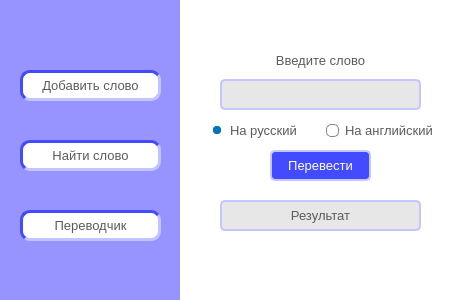
<?xml version="1.0" encoding="UTF-8"?>
<ui version="4.0">
 <class>MainWindow</class>
 <widget class="QMainWindow" name="MainWindow">
  <property name="geometry">
   <rect>
    <x>0</x>
    <y>0</y>
    <width>461</width>
    <height>300</height>
   </rect>
  </property>
  <property name="minimumSize">
   <size>
    <width>461</width>
    <height>300</height>
   </size>
  </property>
  <property name="maximumSize">
   <size>
    <width>461</width>
    <height>300</height>
   </size>
  </property>
  <property name="font">
   <font>
    <family>Arial</family>
    <pointsize>10</pointsize>
   </font>
  </property>
  <property name="windowTitle">
   <string>Lang-Guru</string>
  </property>
  <widget class="QWidget" name="centralwidget">
   <widget class="QWidget" name="newWord_widget" native="true">
    <property name="geometry">
     <rect>
      <x>180</x>
      <y>0</y>
      <width>281</width>
      <height>301</height>
     </rect>
    </property>
    <property name="styleSheet">
     <string notr="true">background-color: rgb(255, 255, 255);</string>
    </property>
    <widget class="QLineEdit" name="writeEnglish">
     <property name="geometry">
      <rect>
       <x>30</x>
       <y>90</y>
       <width>221</width>
       <height>31</height>
      </rect>
     </property>
     <property name="font">
      <font>
       <family>Arial</family>
       <pointsize>10</pointsize>
      </font>
     </property>
     <property name="styleSheet">
      <string notr="true">background-color: rgb(231, 231, 231);
border: 2px solid rgb(197, 197, 255);
border-radius: 10px;</string>
     </property>
     <property name="inputMethodHints">
      <set>Qt::ImhNone</set>
     </property>
     <property name="inputMask">
      <string/>
     </property>
     <property name="alignment">
      <set>Qt::AlignCenter</set>
     </property>
     <property name="clearButtonEnabled">
      <bool>false</bool>
     </property>
    </widget>
    <widget class="QLineEdit" name="writeRussian">
     <property name="geometry">
      <rect>
       <x>30</x>
       <y>160</y>
       <width>221</width>
       <height>31</height>
      </rect>
     </property>
     <property name="font">
      <font>
       <family>Arial</family>
       <pointsize>10</pointsize>
      </font>
     </property>
     <property name="styleSheet">
      <string notr="true">background-color: rgb(231, 231, 231);
border: 2px solid rgb(197, 197, 255);
border-radius: 10px;</string>
     </property>
     <property name="alignment">
      <set>Qt::AlignCenter</set>
     </property>
    </widget>
    <widget class="QLabel" name="en_label">
     <property name="geometry">
      <rect>
       <x>30</x>
       <y>70</y>
       <width>221</width>
       <height>20</height>
      </rect>
     </property>
     <property name="font">
      <font>
       <family>Arial</family>
       <pointsize>10</pointsize>
      </font>
     </property>
     <property name="styleSheet">
      <string notr="true">color: rgb(91, 91, 91);</string>
     </property>
     <property name="text">
      <string>Английский язык</string>
     </property>
     <property name="alignment">
      <set>Qt::AlignCenter</set>
     </property>
    </widget>
    <widget class="QLabel" name="ru_label">
     <property name="geometry">
      <rect>
       <x>30</x>
       <y>140</y>
       <width>221</width>
       <height>20</height>
      </rect>
     </property>
     <property name="font">
      <font>
       <family>Arial</family>
       <pointsize>10</pointsize>
      </font>
     </property>
     <property name="styleSheet">
      <string notr="true">color: rgb(91, 91, 91);</string>
     </property>
     <property name="text">
      <string>Русский язык</string>
     </property>
     <property name="alignment">
      <set>Qt::AlignCenter</set>
     </property>
    </widget>
    <widget class="QPushButton" name="newWord_button">
     <property name="geometry">
      <rect>
       <x>90</x>
       <y>220</y>
       <width>101</width>
       <height>31</height>
      </rect>
     </property>
     <property name="font">
      <font>
       <family>Arial</family>
       <pointsize>10</pointsize>
      </font>
     </property>
     <property name="styleSheet">
      <string notr="true">QPushButton {
	background-color: rgb(66, 75, 255);
	color: rgb(255, 255, 255);
	border: 2px solid rgb(197, 197, 255);
	border-radius: 5px;
}

QPushButton:hover {
	background-color: rgb(85, 0, 255);
}

QPushButton:pressed {
	color: rgb(85, 0, 255);
	background-color: rgb(255, 255, 255);
	border: 2px solid rgb(85, 0, 255);
}</string>
     </property>
     <property name="text">
      <string>Добавить</string>
     </property>
    </widget>
   </widget>
   <widget class="QWidget" name="buttons_widget" native="true">
    <property name="geometry">
     <rect>
      <x>0</x>
      <y>0</y>
      <width>181</width>
      <height>301</height>
     </rect>
    </property>
    <property name="styleSheet">
     <string notr="true">background-color: rgb(151, 147, 255);</string>
    </property>
    <widget class="QPushButton" name="newWord_btn">
     <property name="geometry">
      <rect>
       <x>20</x>
       <y>70</y>
       <width>141</width>
       <height>31</height>
      </rect>
     </property>
     <property name="font">
      <font>
       <family>Arial</family>
       <pointsize>10</pointsize>
      </font>
     </property>
     <property name="styleSheet">
      <string notr="true">QPushButton {
	background-color: rgb(255, 255, 255);
	border: 3px inset rgb(66, 75, 255);
	border-radius: 10px;
	color: rgb(91, 91, 91);
	position: absolute;
}

QPushButton:hover {
	background-color: rgb(199, 253, 255);
	color: rgb(0, 0, 0);
}

QPushButton:pressed {
	background-color: rgb(139, 141, 255);
	color: rgb(255, 255, 255);
}</string>
     </property>
     <property name="text">
      <string>Добавить слово</string>
     </property>
    </widget>
    <widget class="QPushButton" name="searchWord_btn">
     <property name="geometry">
      <rect>
       <x>20</x>
       <y>140</y>
       <width>141</width>
       <height>31</height>
      </rect>
     </property>
     <property name="font">
      <font>
       <family>Arial</family>
       <pointsize>10</pointsize>
      </font>
     </property>
     <property name="styleSheet">
      <string notr="true">QPushButton {
	background-color: rgb(255, 255, 255);
	border: 3px inset rgb(66, 75, 255);
	border-radius: 10px;
	color: rgb(91, 91, 91);
	position: absolute;
}

QPushButton:hover {
	background-color: rgb(199, 253, 255);
	color: rgb(0, 0, 0);
}

QPushButton:pressed {
	background-color: rgb(139, 141, 255);
	color: rgb(255, 255, 255);
}</string>
     </property>
     <property name="text">
      <string>Найти слово</string>
     </property>
    </widget>
    <widget class="QPushButton" name="translateMenu_btn">
     <property name="geometry">
      <rect>
       <x>20</x>
       <y>210</y>
       <width>141</width>
       <height>31</height>
      </rect>
     </property>
     <property name="font">
      <font>
       <family>Arial</family>
       <pointsize>10</pointsize>
      </font>
     </property>
     <property name="styleSheet">
      <string notr="true">QPushButton {
	background-color: rgb(255, 255, 255);
	border: 3px inset rgb(66, 75, 255);
	border-radius: 10px;
	color: rgb(91, 91, 91);
	position: absolute;
}

QPushButton:hover {
	background-color: rgb(199, 253, 255);
	color: rgb(0, 0, 0);
}

QPushButton:pressed {
	background-color: rgb(139, 141, 255);
	color: rgb(255, 255, 255);
}</string>
     </property>
     <property name="text">
      <string>Переводчик</string>
     </property>
    </widget>
   </widget>
   <widget class="QWidget" name="searchWord_widget" native="true">
    <property name="enabled">
     <bool>true</bool>
    </property>
    <property name="geometry">
     <rect>
      <x>180</x>
      <y>0</y>
      <width>281</width>
      <height>301</height>
     </rect>
    </property>
    <property name="layoutDirection">
     <enum>Qt::LeftToRight</enum>
    </property>
    <property name="styleSheet">
     <string notr="true">background-color: rgb(255, 255, 255);</string>
    </property>
    <widget class="QTableWidget" name="wordList">
     <property name="geometry">
      <rect>
       <x>20</x>
       <y>130</y>
       <width>241</width>
       <height>151</height>
      </rect>
     </property>
     <property name="font">
      <font>
       <family>Arial</family>
       <pointsize>10</pointsize>
      </font>
     </property>
     <property name="layoutDirection">
      <enum>Qt::LeftToRight</enum>
     </property>
     <property name="autoFillBackground">
      <bool>false</bool>
     </property>
     <property name="styleSheet">
      <string notr="true">background-color: rgb(231, 231, 231);
border-top: 1px solid rgb(151, 147, 255);
color: rgb(91, 91, 91);</string>
     </property>
     <property name="sizeAdjustPolicy">
      <enum>QAbstractScrollArea::AdjustIgnored</enum>
     </property>
     <attribute name="horizontalHeaderStretchLastSection">
      <bool>true</bool>
     </attribute>
     <attribute name="verticalHeaderStretchLastSection">
      <bool>false</bool>
     </attribute>
     <column>
      <property name="text">
       <string>Русский</string>
      </property>
      <property name="font">
       <font>
        <family>Arial</family>
        <pointsize>10</pointsize>
       </font>
      </property>
     </column>
     <column>
      <property name="text">
       <string>Английский</string>
      </property>
      <property name="font">
       <font>
        <family>Arial</family>
        <pointsize>10</pointsize>
        <weight>50</weight>
        <bold>false</bold>
       </font>
      </property>
     </column>
    </widget>
    <widget class="QRadioButton" name="en_check">
     <property name="geometry">
      <rect>
       <x>20</x>
       <y>20</y>
       <width>121</width>
       <height>21</height>
      </rect>
     </property>
     <property name="font">
      <font>
       <family>Arial</family>
       <pointsize>10</pointsize>
      </font>
     </property>
     <property name="layoutDirection">
      <enum>Qt::LeftToRight</enum>
     </property>
     <property name="styleSheet">
      <string notr="true">QRadioButton {
color: rgb(91, 91, 91);
}

QRadioButton::indicator {
width: 11px;
height: 11px;
border-radius: 5px;
}

QRadioButton::indicator::unchecked{ 
border: 1px solid; 
border-color: rgb(132,132,132);
border-radius: 5px;
background-color: white; 
width: 11px; 
height: 11px; 
}

QRadioButton::indicator::checked{ 
border: 3px solid; 
border-color: white;
border-radius: 6px;
background-color: rgb(0,116,188); 
width: 7px; 
height: 7px; 
}</string>
     </property>
     <property name="text">
      <string>Английский язык</string>
     </property>
    </widget>
    <widget class="QRadioButton" name="ru_check">
     <property name="geometry">
      <rect>
       <x>150</x>
       <y>20</y>
       <width>111</width>
       <height>20</height>
      </rect>
     </property>
     <property name="font">
      <font>
       <family>Arial</family>
       <pointsize>10</pointsize>
      </font>
     </property>
     <property name="layoutDirection">
      <enum>Qt::LeftToRight</enum>
     </property>
     <property name="autoFillBackground">
      <bool>false</bool>
     </property>
     <property name="styleSheet">
      <string notr="true">QRadioButton {
color: rgb(91, 91, 91);
}

QRadioButton::indicator {
width: 11px;
height: 11px;
border-radius: 5px;
}

QRadioButton::indicator::unchecked{ 
border: 1px solid; 
border-color: rgb(132,132,132);
border-radius: 5px;
background-color: white; 
width: 11px; 
height: 11px; 
}

QRadioButton::indicator::checked{ 
border: 3px solid; 
border-color: white;
border-radius: 6px;
background-color: rgb(0,116,188); 
width: 8px; 
height: 8px; 
}</string>
     </property>
     <property name="text">
      <string>Русский язык</string>
     </property>
     <property name="checkable">
      <bool>true</bool>
     </property>
     <property name="checked">
      <bool>true</bool>
     </property>
    </widget>
    <widget class="QLineEdit" name="search_line">
     <property name="geometry">
      <rect>
       <x>20</x>
       <y>50</y>
       <width>171</width>
       <height>31</height>
      </rect>
     </property>
     <property name="font">
      <font>
       <family>Arial</family>
       <pointsize>10</pointsize>
      </font>
     </property>
     <property name="styleSheet">
      <string notr="true">background-color: rgb(231, 231, 231);
border: 2px solid rgb(197, 197, 255);
border-radius: 5px;</string>
     </property>
     <property name="alignment">
      <set>Qt::AlignLeading|Qt::AlignLeft|Qt::AlignVCenter</set>
     </property>
    </widget>
    <widget class="QPushButton" name="search_btn">
     <property name="geometry">
      <rect>
       <x>200</x>
       <y>50</y>
       <width>61</width>
       <height>31</height>
      </rect>
     </property>
     <property name="font">
      <font>
       <family>Arial</family>
       <pointsize>10</pointsize>
      </font>
     </property>
     <property name="styleSheet">
      <string notr="true">QPushButton {
	background-color: rgb(66, 75, 255);
	color: rgb(255, 255, 255);
	border: 2px solid rgb(197, 197, 255);
	border-radius: 5px;
}

QPushButton:hover {
	background-color: rgb(85, 0, 255);
}

QPushButton:pressed {
	color: rgb(85, 0, 255);
	background-color: rgb(255, 255, 255);
	border: 2px solid rgb(85, 0, 255);
}</string>
     </property>
     <property name="text">
      <string>Найти</string>
     </property>
    </widget>
    <widget class="QPushButton" name="allWords_btn">
     <property name="geometry">
      <rect>
       <x>100</x>
       <y>90</y>
       <width>81</width>
       <height>31</height>
      </rect>
     </property>
     <property name="styleSheet">
      <string notr="true">QPushButton {
	background-color: rgb(66, 75, 255);
	color: rgb(255, 255, 255);
	border: 2px solid rgb(197, 197, 255);
	border-radius: 5px;
}

QPushButton:hover {
	background-color: rgb(85, 0, 255);
}

QPushButton:pressed {
	color: rgb(85, 0, 255);
	background-color: rgb(255, 255, 255);
	border: 2px solid rgb(85, 0, 255);
}</string>
     </property>
     <property name="text">
      <string>Все слова</string>
     </property>
    </widget>
   </widget>
   <widget class="QWidget" name="translate_widget" native="true">
    <property name="geometry">
     <rect>
      <x>180</x>
      <y>0</y>
      <width>281</width>
      <height>301</height>
     </rect>
    </property>
    <property name="styleSheet">
     <string notr="true">background-color: rgb(255, 255, 255);</string>
    </property>
    <widget class="QRadioButton" name="trans_to_ru">
     <property name="geometry">
      <rect>
       <x>30</x>
       <y>120</y>
       <width>91</width>
       <height>21</height>
      </rect>
     </property>
     <property name="font">
      <font>
       <family>Arial</family>
       <pointsize>10</pointsize>
      </font>
     </property>
     <property name="styleSheet">
      <string notr="true">QRadioButton {
color: rgb(91, 91, 91);
}

QRadioButton::indicator {
width: 11px;
height: 11px;
border-radius: 5px;
}

QRadioButton::indicator::unchecked{ 
border: 1px solid; 
border-color: rgb(132,132,132);
border-radius: 5px;
background-color: white; 
width: 11px; 
height: 11px; 
}

QRadioButton::indicator::checked{ 
border: 3px solid; 
border-color: white;
border-radius: 6px;
background-color: rgb(0,116,188); 
width: 8px; 
height: 8px; 
}</string>
     </property>
     <property name="text">
      <string>На русский</string>
     </property>
     <property name="checked">
      <bool>true</bool>
     </property>
    </widget>
    <widget class="QRadioButton" name="trans_to_en">
     <property name="geometry">
      <rect>
       <x>146</x>
       <y>120</y>
       <width>111</width>
       <height>21</height>
      </rect>
     </property>
     <property name="font">
      <font>
       <family>Arial</family>
       <pointsize>10</pointsize>
      </font>
     </property>
     <property name="styleSheet">
      <string notr="true">QRadioButton {
color: rgb(91, 91, 91);
}

QRadioButton::indicator {
width: 11px;
height: 11px;
border-radius: 5px;
}

QRadioButton::indicator::unchecked{ 
border: 1px solid; 
border-color: rgb(132,132,132);
border-radius: 5px;
background-color: white; 
width: 11px; 
height: 11px; 
}

QRadioButton::indicator::checked{ 
border: 3px solid; 
border-color: white;
border-radius: 6px;
background-color: rgb(0,116,188); 
width: 8px; 
height: 8px; 
}</string>
     </property>
     <property name="text">
      <string>На английский</string>
     </property>
    </widget>
    <widget class="QPushButton" name="translate_btn">
     <property name="geometry">
      <rect>
       <x>90</x>
       <y>150</y>
       <width>101</width>
       <height>31</height>
      </rect>
     </property>
     <property name="font">
      <font>
       <family>Arial</family>
       <pointsize>10</pointsize>
      </font>
     </property>
     <property name="styleSheet">
      <string notr="true">QPushButton {
	background-color: rgb(66, 75, 255);
	color: rgb(255, 255, 255);
	border: 2px solid rgb(197, 197, 255);
	border-radius: 5px;
}

QPushButton:hover {
	background-color: rgb(85, 0, 255);
}

QPushButton:pressed {
	color: rgb(85, 0, 255);
	background-color: rgb(255, 255, 255);
	border: 2px solid rgb(85, 0, 255);
}</string>
     </property>
     <property name="text">
      <string>Перевести</string>
     </property>
    </widget>
    <widget class="QLabel" name="result_label">
     <property name="geometry">
      <rect>
       <x>40</x>
       <y>200</y>
       <width>201</width>
       <height>31</height>
      </rect>
     </property>
     <property name="font">
      <font>
       <family>Arial</family>
       <pointsize>10</pointsize>
      </font>
     </property>
     <property name="styleSheet">
      <string notr="true">background-color: rgb(231, 231, 231);
border: 2px solid rgb(197, 197, 255);
border-radius: 5px;
color: rgb(91, 91, 91);</string>
     </property>
     <property name="text">
      <string>Результат</string>
     </property>
     <property name="alignment">
      <set>Qt::AlignCenter</set>
     </property>
    </widget>
    <widget class="QLabel" name="label">
     <property name="geometry">
      <rect>
       <x>90</x>
       <y>50</y>
       <width>101</width>
       <height>20</height>
      </rect>
     </property>
     <property name="font">
      <font>
       <family>Arial</family>
       <pointsize>10</pointsize>
      </font>
     </property>
     <property name="styleSheet">
      <string notr="true">color: rgb(91, 91, 91);
</string>
     </property>
     <property name="text">
      <string>Введите слово</string>
     </property>
     <property name="alignment">
      <set>Qt::AlignCenter</set>
     </property>
    </widget>
    <widget class="QLineEdit" name="lineEdit">
     <property name="geometry">
      <rect>
       <x>40</x>
       <y>79</y>
       <width>201</width>
       <height>31</height>
      </rect>
     </property>
     <property name="styleSheet">
      <string notr="true">background-color: rgb(231, 231, 231);
border: 2px solid rgb(197, 197, 255);
border-radius: 5px;
color: rgb(91, 91, 91);</string>
     </property>
     <property name="alignment">
      <set>Qt::AlignCenter</set>
     </property>
    </widget>
    <widget class="QPushButton" name="tts_btn">
     <property name="geometry">
      <rect>
       <x>210</x>
       <y>170</y>
       <width>23</width>
       <height>23</height>
      </rect>
     </property>
     <property name="styleSheet">
      <string notr="true">QPushButton {
	border: 1px solid rgb(255, 255, 255);
	border-radius: 3px;
}

QPushButton:pressed {
	border: 1px solid rgb(0, 0, 0);
}</string>
     </property>
     <property name="text">
      <string/>
     </property>
    </widget>
   </widget>
   <zorder>buttons_widget</zorder>
   <zorder>newWord_widget</zorder>
   <zorder>searchWord_widget</zorder>
   <zorder>translate_widget</zorder>
  </widget>
 </widget>
 <resources/>
 <connections/>
</ui>
